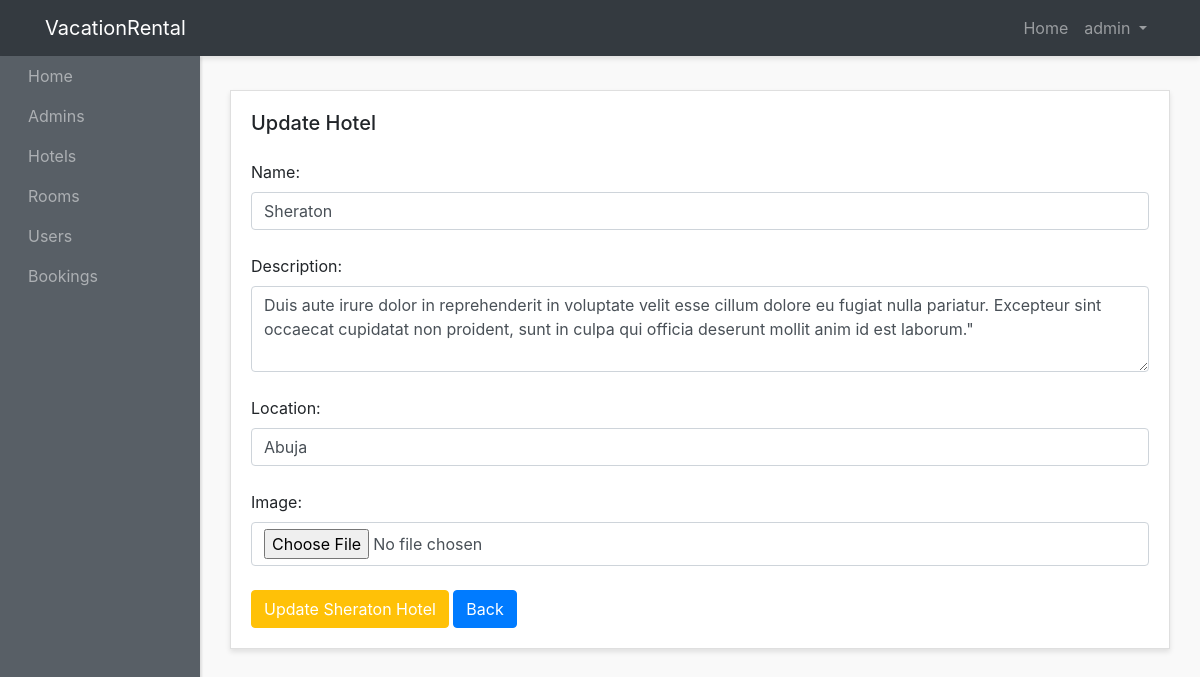
Screenshot of /admin-panel/hotels-admins/update-hotels.php?id=1 (signed in) with the database file from the repository.
### tables this page shows
CREATE TABLE `hotels` (
  `id` int(11) NOT NULL,
  `name` varchar(255) NOT NULL,
  `image` varchar(255) NOT NULL,
  `description` text NOT NULL,
  `location` varchar(255) NOT NULL,
  `status` int(11) NOT NULL DEFAULT 1,
  `created_at` timestamp NOT NULL DEFAULT current_timestamp()
);

### admin-panel/hotels-admins/update-hotels.php (the view, shortened to what this page needs)
<?php require "../layouts/header.php"; ?>
<?php require "../../config/config.php"; ?>
<?php
if(isset($_GET['id'])){
  $id = $_GET['id'];
$hotel = $conn->query("SELECT * FROM hotels WHERE id='$id'");
$hotel->execute();
$hotelSingle = $hotel->fetch(PDO::FETCH_OBJ);
}
?>
 <div class="row">
        <div class="col">
          <div class="card">
            <div class="card-body">
              <h5 class="card-title mb-5 d-inline">Update Hotel</h5>
          <form method="POST" action="update-hotels.php?id=<?php echo $id; ?>">
                <div class="form-outline mb-4 mt-4">
                  <label for="name">Name:</label>
                  <input type="text" value="<?php echo $hotelSingle->name; ?>" name="name" id="form2Example1" class="form-control" placeholder="name" />
                </div>
                <div class="form-group">
                  <label for="description">Description:</label>
                  <textarea class="form-control" name="description" id="exampleFormControlTextarea1" rows="3"><?php echo $hotelSingle->description; ?></textarea>
                </div>
                <div class="form-outline mb-4 mt-4">
                  <label for="location">Location:</label>
                  <input type="text"  value="<?php echo $hotelSingle->location; ?>" name="location" id="form2Example1" class="form-control"/>
                </div>
                <div class="form-outline mb-4 mt-4">
                 <label for="image">Image:</label>
                  <input type="file" name="image" id="form2Example1" class="form-control"/>
                </div>
                <button type="submit" name="submit" class="btn btn-warning text-white text-center">Update <?php echo $hotelSingle->name; ?> Hotel</button>
                <a  href="manage-hotels.php?id=<?php echo $hotelSingle->id; ?>" class="btn btn-primary text-white text-center">Back</a>
              </form>
            </div>
          </div>
        </div>
      </div>
<?php require "../layouts/footer.php"; ?>

### admin-panel/styles/style.css (style rules this page uses)
body { background: #f9f9f9; }
.card { margin-bottom: 15px; border-radius: 0; box-shadow: 0 3px 5px rgba(0, 0, 0, .1); }

### rows the page displays
hotels: name "Sheraton", description "Duis aute irure dolor in reprehenderit in voluptate velit esse cillum dolore eu fugiat nulla pariatur. Excepteur sint occaecat cupidatat non proident, sunt in culpa qui officia deserunt mollit anim id est laborum.\"", location "Abuja"

### other values shown
$_SESSION['adminname'] "admin"
